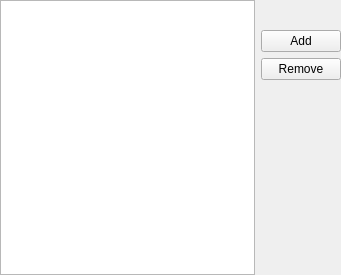
<?xml version="1.0" encoding="UTF-8"?>
<ui version="4.0">
 <class>ArrayEditor</class>
 <widget class="QWidget" name="ArrayEditor">
  <property name="geometry">
   <rect>
    <x>0</x>
    <y>0</y>
    <width>341</width>
    <height>275</height>
   </rect>
  </property>
  <property name="windowTitle">
   <string notr="true">ArrayEditor</string>
  </property>
  <layout class="QHBoxLayout" name="horizontalLayout_2">
   <property name="leftMargin">
    <number>0</number>
   </property>
   <property name="topMargin">
    <number>0</number>
   </property>
   <property name="rightMargin">
    <number>0</number>
   </property>
   <property name="bottomMargin">
    <number>0</number>
   </property>
   <item>
    <widget class="QListView" name="listView">
     <property name="editTriggers">
      <set>QAbstractItemView::EditTrigger::NoEditTriggers</set>
     </property>
     <property name="selectionBehavior">
      <enum>QAbstractItemView::SelectionBehavior::SelectRows</enum>
     </property>
    </widget>
   </item>
   <item>
    <layout class="QVBoxLayout" name="verticalLayout_2">
     <item>
      <widget class="QWidget" name="content" native="true">
       <property name="sizePolicy">
        <sizepolicy hsizetype="Expanding" vsizetype="Preferred">
         <horstretch>0</horstretch>
         <verstretch>0</verstretch>
        </sizepolicy>
       </property>
       <layout class="QHBoxLayout" name="horizontalLayout"/>
      </widget>
     </item>
     <item>
      <widget class="ValidationIndicator" name="indicator" native="true"/>
     </item>
     <item>
      <widget class="QPushButton" name="addButton">
       <property name="sizePolicy">
        <sizepolicy hsizetype="Preferred" vsizetype="Fixed">
         <horstretch>0</horstretch>
         <verstretch>0</verstretch>
        </sizepolicy>
       </property>
       <property name="text">
        <string>Add</string>
       </property>
       <property name="icon">
        <iconset theme="list-add-symbolic"/>
       </property>
      </widget>
     </item>
     <item>
      <widget class="QPushButton" name="removeButton">
       <property name="sizePolicy">
        <sizepolicy hsizetype="Preferred" vsizetype="Fixed">
         <horstretch>0</horstretch>
         <verstretch>0</verstretch>
        </sizepolicy>
       </property>
       <property name="text">
        <string>Remove</string>
       </property>
       <property name="icon">
        <iconset theme="list-remove-symbolic"/>
       </property>
      </widget>
     </item>
     <item>
      <spacer name="verticalSpacer">
       <property name="orientation">
        <enum>Qt::Orientation::Vertical</enum>
       </property>
       <property name="sizeHint" stdset="0">
        <size>
         <width>20</width>
         <height>40</height>
        </size>
       </property>
      </spacer>
     </item>
    </layout>
   </item>
  </layout>
 </widget>
 <customwidgets>
  <customwidget>
   <class>ValidationIndicator</class>
   <extends>QWidget</extends>
   <header>ui/forms/editors/detailed/misc/ValidationIndicator.h</header>
   <container>1</container>
  </customwidget>
 </customwidgets>
 <resources/>
 <connections/>
</ui>
